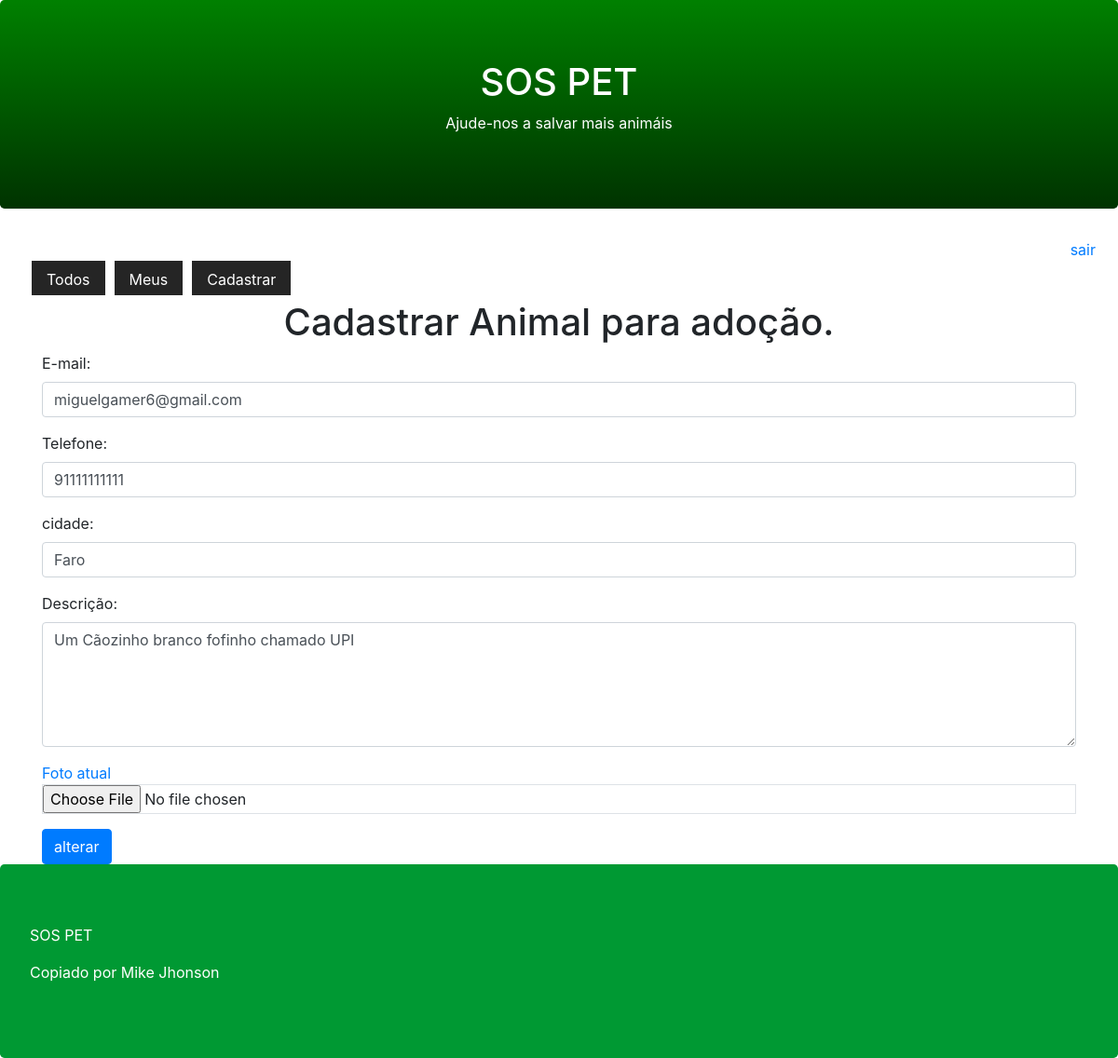
/pet/register/?id=2 (signed in), run on an earlier commit of the app's database.
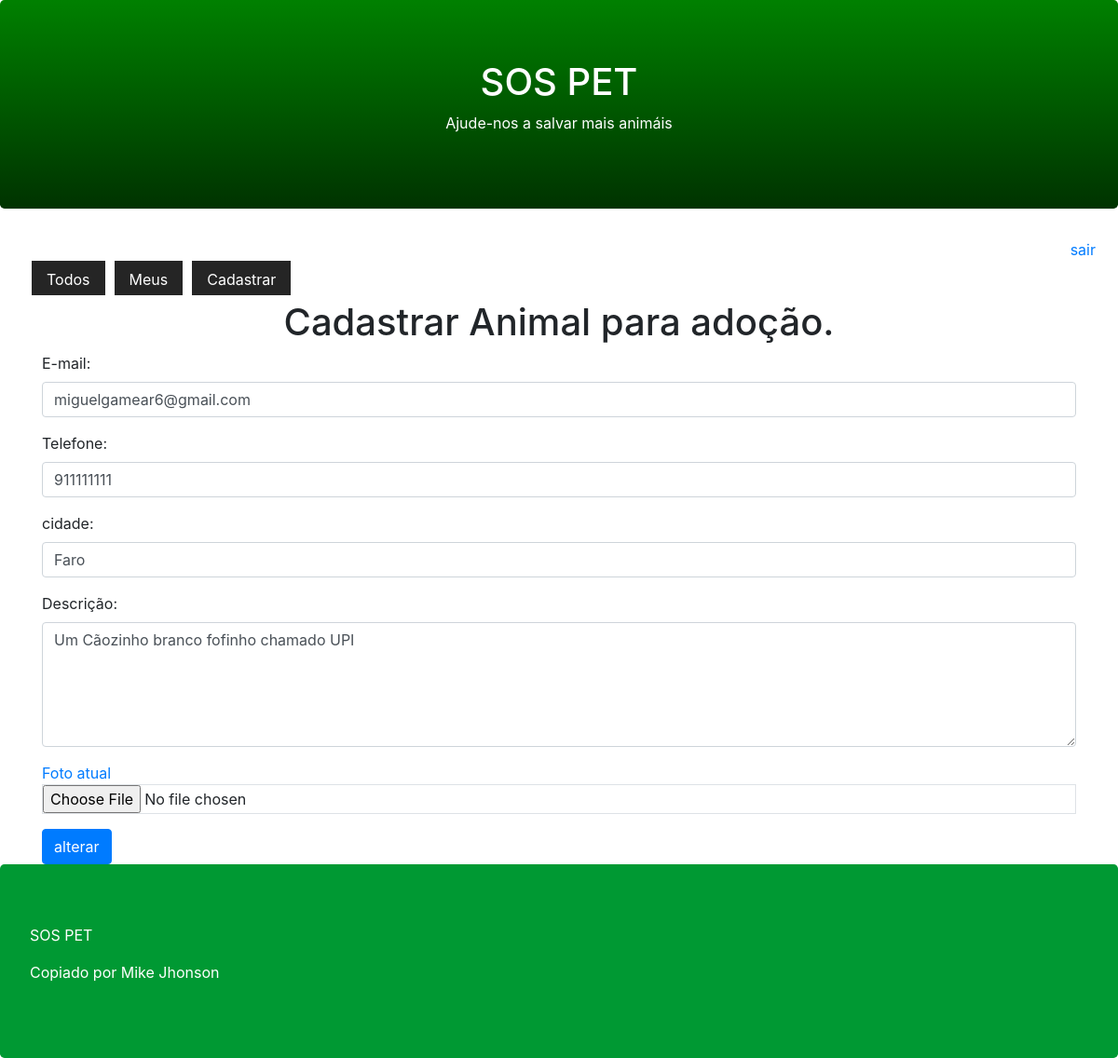
And on a later commit of the database.
### core/models.py (models this page shows, shortened)
class Pet(models.Model):
    city = models.CharField(max_length=100)
    description = models.TextField()
    phone = models.CharField(max_length=11)
    email = models.EmailField()
    begin_date = models.DateTimeField(auto_now_add=True)
    photo = models.ImageField(upload_to='pet')
    active = models.BooleanField(default=True)
    user = models.ForeignKey(User, on_delete=models.CASCADE)

### core/views.py (the view)
# urls.py: path('pet/register/', views.register_pet),
@login_required(login_url='/login/')
def register_pet(request):
    pet_id = request.GET.get('id')
    if pet_id:
        pet = Pet.objects.get(id=pet_id)
        if pet.user == request.user:
            return render(request, 'register-pet.html', {'pet':pet})
    return render(request, 'register-pet.html')

### templates/register-pet.html (shortened to what this page needs)
{% extends "model-page.html" %}
{% block content %}
    <h1 class="text-center">Cadastrar Animal para adoção.</h1>
    <form enctype="multipart/form-data" action="submit/", method="POST">
    <div class="container">
        <div class="form-group">
            <label for="email">E-mail:</label>
            <input class="form-control" name="email" type="text" value="{{ pet.email }}">
        </div>
        <div class="form-group">
            <label for="phone">Telefone:</label>
            <input class="form-control" name="phone" type="number" value="{{ pet.phone }}">
        </div>
        <div class="form-group">
            <label for="city">cidade:</label>
            <input class="form-control" name="city" type="text" value="{{ pet.city }}">
        </div>
        <div class="form-group">
            <label for="description">Descrição:</label>
            <textarea class="form-control" rows="5" name="description">{{ pet.description }}</textarea>
        </div>
        <div class="form-group">
            <a href="/media/{{ pet.photo }}" target="_blank">Foto atual</a>
            <input type="file" class="form-control-file border" name="file" accept="image/*">
        </div>
        <button type="submit" class="btn btn-primary">
            {% if pet %}
                alterar
            {% else %}
                Cadastrar
            {% endif %}
        </button>
    </form>
{% endblock %}

What changed in the data, as far as the page shows it:
changed Pet "Faro": email "miguelgamer6@gmail.com" → "miguelgamear6@gmail.com"; phone "91111111111" → "911111111"
